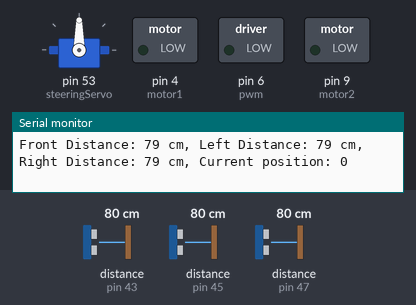
Recording of a sketch running on a simulated Arduino Mega 2560, built with avr-gcc and run on an emulated ATmega2560. Parts: servo, switched loads named in the sketch (green lamp = pin HIGH), the last lines printed to the serial monitor. Wiring (inferred from the names in the program): 3 × ultrasonic range finder: trigger pin 42, echo pin 43 / trigger pin 44, echo pin 45 / trigger pin 46, echo pin 47. Inputs (shaded band) come from the test bench; at power-on: distance to the obstacle (sensors on pin 43, pin 45, pin 47) 80 cm. The echo pulse lasts 58.3 µs per cm; pins used as bus, display or sensor lines are not drawn.

Above: at 1.2 s.
1.3 s: distance to the obstacle (sensor on pin 43) set to 2 cm
At 2.6 s:
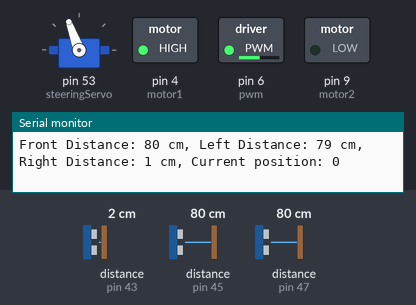
2.9 s: distance to the obstacle (sensor on pin 45) set to 56 cm
5.9 s: distance to the obstacle (sensor on pin 45) set to 45 cm
At 6.15 s:
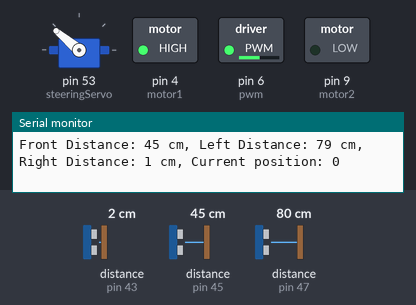
8.9 s: distance to the obstacle (sensor on pin 47) set to 2 cm
At 9.12 s:
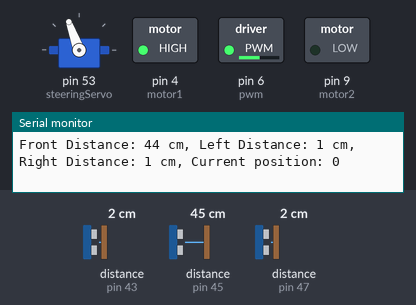
11.9 s: distance to the obstacle (sensor on pin 43) set to 35 cm
14.9 s: distance to the obstacle (sensor on pin 45) set to 299 cm
At 15.9 s:
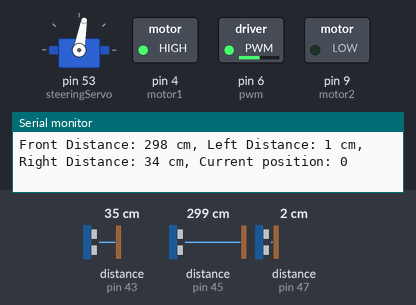
Timing chart, 0 to 17.6 s (numbered marks = the images above; inputs shaded):
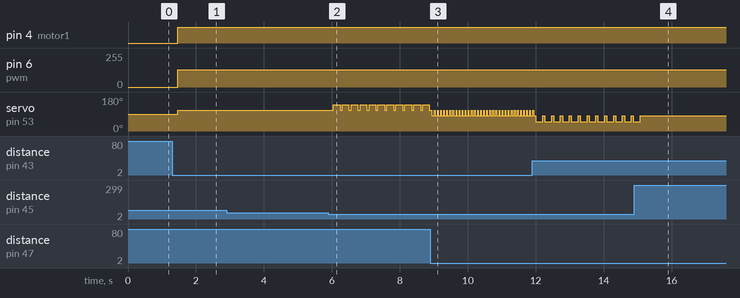

Measured:
- the behaviour switches between 51 and 50 cm on distance to the obstacle (sensor on pin 45) (found by bisection; images 1 and 2)
- after the input at 1.3 s, pin 4 (motor1): LOW → HIGH after 0.16 s; pin 6 (pwm): 0/255 → 130/255 after 0.16 s; servo on pin 53 (steeringServo): 90° → 110° after 0.16 s
- after the input at 5.9 s, servo on pin 53 (steeringServo): alternates 140° for 0.20 s and 110° for 0.06 s, starting after 0.14 s
- after the input at 8.9 s, servo on pin 53 (steeringServo): alternates 110° for 0.02 s and 80° for 0.07 s, starting at once
- after the input at 14.9 s, servo on pin 53 (steeringServo): goes on until 15.1 s, then stays 80°

The sketch:

WRO_3_SENSORS_with_encoder_open_challenge.ino
```cpp
#include <Servo.h>

const int TRIGGER_PIN_FRONT = 44;  // Front sonar sensor trigger pin
const int ECHO_PIN_FRONT = 45;     // Front sonar sensor echo pin

const int TRIGGER_PIN_LEFT = 46;  // Left sonar sensor trigger pin
const int ECHO_PIN_LEFT =47;     // Left sonar sensor echo pin

const int TRIGGER_PIN_RIGHT = 42;  // Right sonar sensor trigger pin
const int ECHO_PIN_RIGHT = 43;     // Right sonar sensor echo pin

const int motor1 = 4;
const int motor2 = 9;
const int pwm = 6;
//encoder
const int ENCA = 27;  // Encoder pulse input A
const int ENCB = 26;  // Encoder pulse input B

Servo steeringServo;

const int forwardSpeed = 150;  // Adjust this value for the desired forward speed
const int turnSpeed = 130;     // Adjust this value for the desired turn speed

volatile long posi = 0;  // Use long to accommodate larger position values

// Stop the car if pulse count is greater than 34000
int lapCount = 1;
const int totalLaps = 3;  // Set the total number of laps

void setup() {
  Serial.begin(9600);
  steeringServo.attach(53);

  // Motor
  pinMode(motor1, OUTPUT);
  pinMode(pwm, OUTPUT);
  pinMode(motor2, OUTPUT);

  // Sonar Sensors
  pinMode(TRIGGER_PIN_FRONT, OUTPUT);
  pinMode(ECHO_PIN_FRONT, INPUT);
  pinMode(TRIGGER_PIN_LEFT, OUTPUT);
  pinMode(ECHO_PIN_LEFT, INPUT);
  pinMode(TRIGGER_PIN_RIGHT, OUTPUT);
  pinMode(ECHO_PIN_RIGHT, INPUT);

  // Encoder
  pinMode(ENCA, INPUT);
  pinMode(ENCB, INPUT);
  attachInterrupt(digitalPinToInterrupt(ENCA), readEncoder, RISING);

  Serial.println("Car position calculation using encoder pulses...");
}

void loop() {
  int distanceFront = getDistance(TRIGGER_PIN_FRONT, ECHO_PIN_FRONT);
  int distanceLeft = getDistance(TRIGGER_PIN_LEFT, ECHO_PIN_LEFT);
  int distanceRight = getDistance(TRIGGER_PIN_RIGHT, ECHO_PIN_RIGHT);

  // Print sensor readings
  Serial.print("Front Distance: ");
  Serial.print(distanceFront);
  Serial.print(" cm, Left Distance: ");
  Serial.print(distanceLeft);
  Serial.print(" cm, Right Distance: ");
  Serial.print(distanceRight);
  Serial.print(" cm, Current position: ");
  Serial.println(posi);

  // Your code to check the conditions
  if (posi > 30000 && (distanceFront > 150 && distanceFront < 170)) {
    // Reset encoder position after each lap
    if (lapCount == totalLaps) {
      digitalWrite(motor1, LOW);
      digitalWrite(motor2, LOW);
      analogWrite(pwm, 0);
      Serial.println("All laps completed. Stopping the car.");
      while (true)
        ;  // This will halt the program and effectively stop the car
    } else {
      // Increment the lap count
      lapCount++;
      posi = 0;
    }
  }


  // Implement obstacle avoidance based on sensor readings
  if (distanceFront >= 0 && distanceFront <= 50) {
    // Obstacle avoidance logic
    if (distanceRight > distanceLeft) {

      steeringServo.write(50);
      moveForward(turnSpeed);
      delay(200);
    } else if (distanceLeft > distanceRight) {

      steeringServo.write(140);
      moveForward(turnSpeed);
      delay(200);
    }
  }
    // Obstacle avoidance logic when distanceFront is greater than or equal to 40
     if (distanceFront >= 0 && distanceFront >=30){
    if (distanceRight > distanceLeft) {
      steeringServo.write(80);
      moveForward(turnSpeed);
      delay(20);
    }
    if (distanceLeft > distanceRight) {
      steeringServo.write(110);
      moveForward(turnSpeed);
      delay(20);
    }
  }
  //CRITICAL TURN
 if (distanceRight <25) {
      steeringServo.write(110);
      moveForward(turnSpeed);
      delay(10);
    }
    if (distanceLeft <25) {
      steeringServo.write(80);
      moveForward(turnSpeed);
      delay(10);
    }
}

int getDistance(int triggerPin, int echoPin) {
  digitalWrite(triggerPin, LOW);
  delayMicroseconds(2);
  digitalWrite(triggerPin, HIGH);
  delayMicroseconds(15);
  digitalWrite(triggerPin, LOW);

  unsigned long duration = pulseIn(echoPin, HIGH);
  int distance = duration * 0.0343 / 2;
  return distance;
}

void moveForward(int speed) {
  digitalWrite(motor1, HIGH);
  digitalWrite(motor2, LOW);
  analogWrite(pwm, speed);
}
void moveBack(int speed) {
  digitalWrite(motor1, LOW);
  digitalWrite(motor2, HIGH);
  analogWrite(pwm, speed);
}
void readEncoder() {
  int b = digitalRead(ENCB);
  if (b > 0) {
    posi++;
  } else {
    posi--;
  }
}
```
